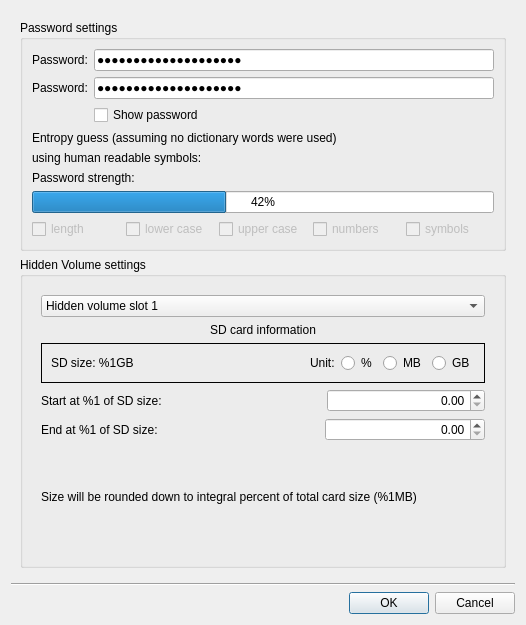
<?xml version="1.0" encoding="UTF-8"?>
<ui version="4.0">
 <class>stick20HiddenVolumeDialog</class>
 <widget class="QDialog" name="stick20HiddenVolumeDialog">
  <property name="geometry">
   <rect>
    <x>0</x>
    <y>0</y>
    <width>526</width>
    <height>486</height>
   </rect>
  </property>
  <property name="sizePolicy">
   <sizepolicy hsizetype="MinimumExpanding" vsizetype="MinimumExpanding">
    <horstretch>0</horstretch>
    <verstretch>0</verstretch>
   </sizepolicy>
  </property>
  <property name="windowTitle">
   <string>Setup hidden volume</string>
  </property>
  <property name="windowIcon">
   <iconset resource="../resources.qrc">
    <normaloff>:/images/CS_icon.png</normaloff>:/images/CS_icon.png</iconset>
  </property>
  <layout class="QVBoxLayout" name="verticalLayout_4">
   <item>
    <widget class="QFrame" name="main_frame">
     <property name="sizePolicy">
      <sizepolicy hsizetype="MinimumExpanding" vsizetype="MinimumExpanding">
       <horstretch>0</horstretch>
       <verstretch>0</verstretch>
      </sizepolicy>
     </property>
     <property name="autoFillBackground">
      <bool>false</bool>
     </property>
     <property name="frameShape">
      <enum>QFrame::NoFrame</enum>
     </property>
     <property name="frameShadow">
      <enum>QFrame::Plain</enum>
     </property>
     <layout class="QVBoxLayout" name="verticalLayout_2">
      <item>
       <widget class="QGroupBox" name="password_group">
        <property name="title">
         <string>Password settings</string>
        </property>
        <layout class="QFormLayout" name="passwordObjects">
         <item row="0" column="0">
          <widget class="QLabel" name="label">
           <property name="text">
            <string>Password:</string>
           </property>
          </widget>
         </item>
         <item row="0" column="1">
          <widget class="QLineEdit" name="HVPasswordEdit">
           <property name="text">
            <string notr="true">12345678901234567890</string>
           </property>
           <property name="maxLength">
            <number>20</number>
           </property>
           <property name="echoMode">
            <enum>QLineEdit::Password</enum>
           </property>
          </widget>
         </item>
         <item row="1" column="0">
          <widget class="QLabel" name="label_4">
           <property name="text">
            <string>Password:</string>
           </property>
          </widget>
         </item>
         <item row="1" column="1">
          <widget class="QLineEdit" name="HVPasswordEdit_2">
           <property name="focusPolicy">
            <enum>Qt::StrongFocus</enum>
           </property>
           <property name="text">
            <string notr="true">12345678901234567890</string>
           </property>
           <property name="maxLength">
            <number>20</number>
           </property>
           <property name="echoMode">
            <enum>QLineEdit::Password</enum>
           </property>
          </widget>
         </item>
         <item row="2" column="1">
          <widget class="QCheckBox" name="ShowPasswordCheckBox">
           <property name="text">
            <string>Show password</string>
           </property>
          </widget>
         </item>
         <item row="3" column="0" colspan="2">
          <layout class="QVBoxLayout" name="entropy_verticalLayout">
           <item>
            <widget class="QLabel" name="HVEntropieLabel">
             <property name="text">
              <string>Entropy guess (assuming no dictionary words were used)</string>
             </property>
            </widget>
           </item>
           <item>
            <widget class="QLabel" name="HVEntropieRealWords">
             <property name="text">
              <string>using human readable symbols: </string>
             </property>
            </widget>
           </item>
           <item>
            <widget class="QLabel" name="label_6">
             <property name="text">
              <string>Password strength:</string>
             </property>
            </widget>
           </item>
           <item>
            <widget class="QProgressBar" name="password_strength_progressBar">
             <property name="value">
              <number>42</number>
             </property>
            </widget>
           </item>
           <item>
            <layout class="QHBoxLayout" name="chars_kind_layout">
             <item>
              <widget class="QCheckBox" name="cb_length">
               <property name="enabled">
                <bool>false</bool>
               </property>
               <property name="focusPolicy">
                <enum>Qt::NoFocus</enum>
               </property>
               <property name="text">
                <string>length</string>
               </property>
              </widget>
             </item>
             <item>
              <widget class="QCheckBox" name="cb_lower_case">
               <property name="enabled">
                <bool>false</bool>
               </property>
               <property name="focusPolicy">
                <enum>Qt::NoFocus</enum>
               </property>
               <property name="text">
                <string>lower case</string>
               </property>
              </widget>
             </item>
             <item>
              <widget class="QCheckBox" name="cb_upper_case">
               <property name="enabled">
                <bool>false</bool>
               </property>
               <property name="focusPolicy">
                <enum>Qt::NoFocus</enum>
               </property>
               <property name="text">
                <string>upper case</string>
               </property>
               <property name="checkable">
                <bool>true</bool>
               </property>
              </widget>
             </item>
             <item>
              <widget class="QCheckBox" name="cb_numbers">
               <property name="enabled">
                <bool>false</bool>
               </property>
               <property name="focusPolicy">
                <enum>Qt::NoFocus</enum>
               </property>
               <property name="text">
                <string>numbers</string>
               </property>
              </widget>
             </item>
             <item>
              <widget class="QCheckBox" name="cb_symbols">
               <property name="enabled">
                <bool>false</bool>
               </property>
               <property name="focusPolicy">
                <enum>Qt::NoFocus</enum>
               </property>
               <property name="text">
                <string>symbols</string>
               </property>
              </widget>
             </item>
            </layout>
           </item>
          </layout>
         </item>
        </layout>
       </widget>
      </item>
      <item>
       <widget class="QGroupBox" name="HV_settings_groupBox">
        <property name="sizePolicy">
         <sizepolicy hsizetype="Expanding" vsizetype="Expanding">
          <horstretch>0</horstretch>
          <verstretch>0</verstretch>
         </sizepolicy>
        </property>
        <property name="minimumSize">
         <size>
          <width>100</width>
          <height>101</height>
         </size>
        </property>
        <property name="title">
         <string>Hidden Volume settings</string>
        </property>
        <property name="checkable">
         <bool>false</bool>
        </property>
        <layout class="QGridLayout" name="gridLayout">
         <item row="0" column="0">
          <widget class="QFrame" name="verticalFrame">
           <property name="sizePolicy">
            <sizepolicy hsizetype="Expanding" vsizetype="Expanding">
             <horstretch>0</horstretch>
             <verstretch>0</verstretch>
            </sizepolicy>
           </property>
           <layout class="QVBoxLayout" name="verticalLayout_6">
            <item>
             <widget class="QComboBox" name="comboBox">
              <item>
               <property name="text">
                <string>Hidden volume slot 1</string>
               </property>
              </item>
              <item>
               <property name="text">
                <string>Hidden volume slot 2</string>
               </property>
              </item>
              <item>
               <property name="text">
                <string>Hidden volume slot 3</string>
               </property>
              </item>
              <item>
               <property name="text">
                <string>Hidden volume slot 4</string>
               </property>
              </item>
             </widget>
            </item>
            <item>
             <widget class="QLabel" name="HVSdCardHighWaterMark">
              <property name="text">
               <string>SD card information</string>
              </property>
              <property name="alignment">
               <set>Qt::AlignCenter</set>
              </property>
             </widget>
            </item>
            <item>
             <widget class="QFrame" name="rd_frame">
              <property name="frameShape">
               <enum>QFrame::Box</enum>
              </property>
              <layout class="QHBoxLayout" name="horizontalLayout_5">
               <item>
                <widget class="QLabel" name="l_sd_size">
                 <property name="text">
                  <string>SD size: %1GB</string>
                 </property>
                </widget>
               </item>
               <item>
                <spacer name="horizontalSpacer_5">
                 <property name="orientation">
                  <enum>Qt::Horizontal</enum>
                 </property>
                 <property name="sizeHint" stdset="0">
                  <size>
                   <width>40</width>
                   <height>20</height>
                  </size>
                 </property>
                </spacer>
               </item>
               <item>
                <widget class="QLabel" name="label_5">
                 <property name="text">
                  <string>Unit:</string>
                 </property>
                </widget>
               </item>
               <item>
                <widget class="QRadioButton" name="rd_percent">
                 <property name="text">
                  <string>%</string>
                 </property>
                </widget>
               </item>
               <item>
                <widget class="QRadioButton" name="rd_MB">
                 <property name="text">
                  <string>MB</string>
                 </property>
                </widget>
               </item>
               <item>
                <widget class="QRadioButton" name="rd_GB">
                 <property name="text">
                  <string>GB</string>
                 </property>
                </widget>
               </item>
              </layout>
             </widget>
            </item>
            <item>
             <layout class="QHBoxLayout" name="StartControls">
              <item>
               <widget class="QLabel" name="l_sd_start">
                <property name="text">
                 <string>Start at %1 of SD size:</string>
                </property>
               </widget>
              </item>
              <item>
               <spacer name="horizontalSpacer_2">
                <property name="orientation">
                 <enum>Qt::Horizontal</enum>
                </property>
                <property name="sizeHint" stdset="0">
                 <size>
                  <width>40</width>
                  <height>20</height>
                 </size>
                </property>
               </spacer>
              </item>
              <item>
               <widget class="QDoubleSpinBox" name="StartBlockSpin">
                <property name="sizePolicy">
                 <sizepolicy hsizetype="MinimumExpanding" vsizetype="Fixed">
                  <horstretch>0</horstretch>
                  <verstretch>0</verstretch>
                 </sizepolicy>
                </property>
                <property name="alignment">
                 <set>Qt::AlignRight|Qt::AlignTrailing|Qt::AlignVCenter</set>
                </property>
                <property name="maximum">
                 <double>999999999999999983222784.000000000000000</double>
                </property>
               </widget>
              </item>
             </layout>
            </item>
            <item>
             <layout class="QHBoxLayout" name="StopControls">
              <item>
               <widget class="QLabel" name="l_sd_end">
                <property name="text">
                 <string>End at %1 of SD size:</string>
                </property>
               </widget>
              </item>
              <item>
               <spacer name="horizontalSpacer_3">
                <property name="orientation">
                 <enum>Qt::Horizontal</enum>
                </property>
                <property name="sizeHint" stdset="0">
                 <size>
                  <width>40</width>
                  <height>20</height>
                 </size>
                </property>
               </spacer>
              </item>
              <item>
               <widget class="QDoubleSpinBox" name="EndBlockSpin">
                <property name="sizePolicy">
                 <sizepolicy hsizetype="MinimumExpanding" vsizetype="Fixed">
                  <horstretch>0</horstretch>
                  <verstretch>0</verstretch>
                 </sizepolicy>
                </property>
                <property name="alignment">
                 <set>Qt::AlignRight|Qt::AlignTrailing|Qt::AlignVCenter</set>
                </property>
                <property name="maximum">
                 <double>99999999999999997748809823456034029568.000000000000000</double>
                </property>
               </widget>
              </item>
             </layout>
            </item>
            <item>
             <widget class="QLabel" name="l_rounding_info">
              <property name="sizePolicy">
               <sizepolicy hsizetype="MinimumExpanding" vsizetype="MinimumExpanding">
                <horstretch>0</horstretch>
                <verstretch>0</verstretch>
               </sizepolicy>
              </property>
              <property name="minimumSize">
               <size>
                <width>100</width>
                <height>100</height>
               </size>
              </property>
              <property name="text">
               <string>Size will be rounded down to integral percent of total card size (%1MB)</string>
              </property>
             </widget>
            </item>
           </layout>
          </widget>
         </item>
        </layout>
       </widget>
      </item>
     </layout>
    </widget>
   </item>
   <item>
    <widget class="Line" name="line">
     <property name="orientation">
      <enum>Qt::Horizontal</enum>
     </property>
    </widget>
   </item>
   <item>
    <layout class="QHBoxLayout" name="bottom_buttons">
     <item>
      <spacer name="horizontalSpacer">
       <property name="orientation">
        <enum>Qt::Horizontal</enum>
       </property>
       <property name="sizeHint" stdset="0">
        <size>
         <width>40</width>
         <height>20</height>
        </size>
       </property>
      </spacer>
     </item>
     <item>
      <widget class="QDialogButtonBox" name="buttonBox">
       <property name="orientation">
        <enum>Qt::Horizontal</enum>
       </property>
       <property name="standardButtons">
        <set>QDialogButtonBox::Cancel|QDialogButtonBox::Ok</set>
       </property>
      </widget>
     </item>
    </layout>
   </item>
  </layout>
 </widget>
 <tabstops>
  <tabstop>HVPasswordEdit</tabstop>
  <tabstop>HVPasswordEdit_2</tabstop>
  <tabstop>ShowPasswordCheckBox</tabstop>
  <tabstop>comboBox</tabstop>
  <tabstop>rd_percent</tabstop>
  <tabstop>rd_MB</tabstop>
  <tabstop>rd_GB</tabstop>
  <tabstop>StartBlockSpin</tabstop>
  <tabstop>EndBlockSpin</tabstop>
 </tabstops>
 <resources>
  <include location="../resources.qrc"/>
 </resources>
 <connections/>
</ui>
